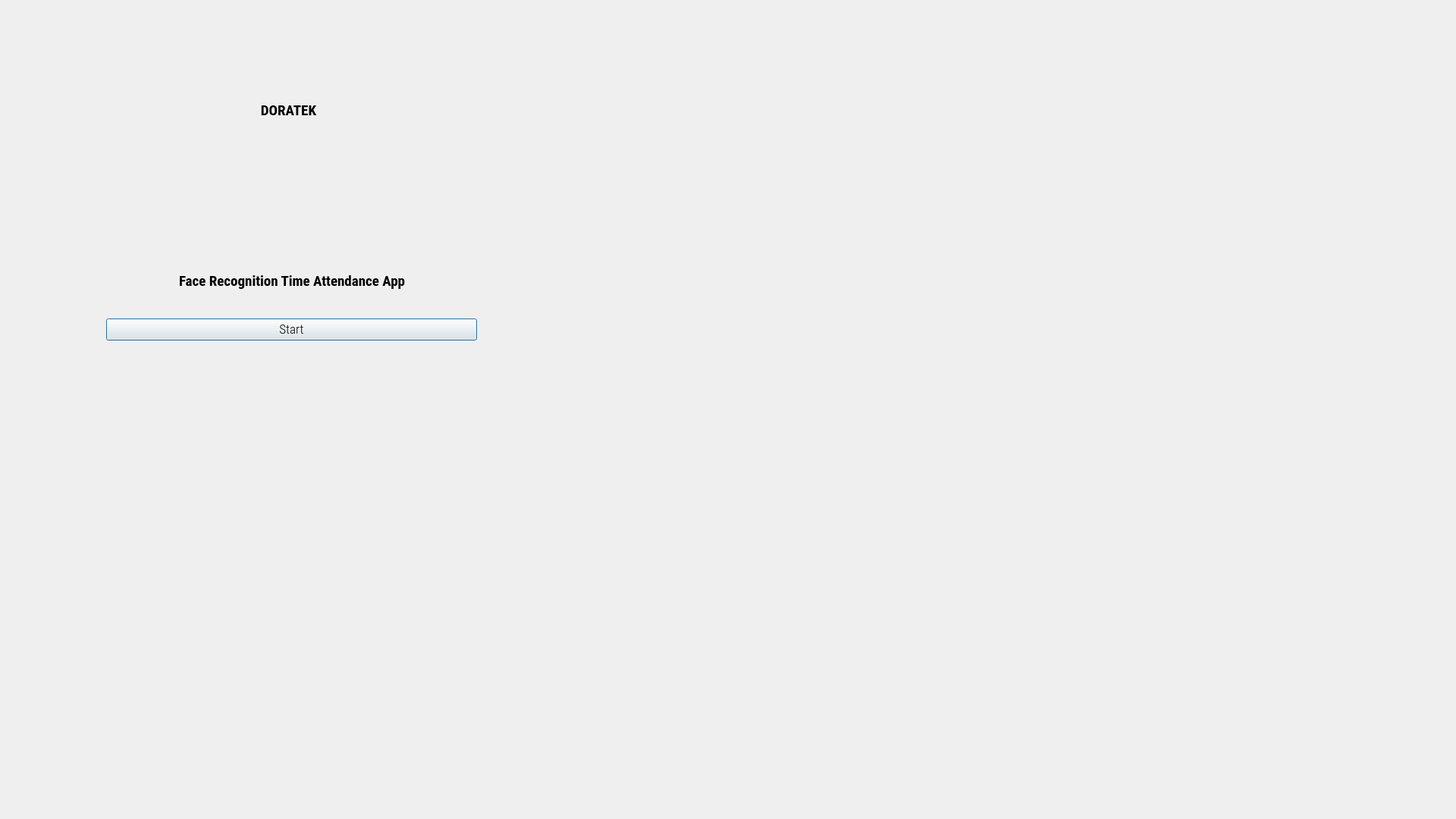
<?xml version="1.0" encoding="UTF-8"?>
<ui version="4.0">
 <class>Dialog</class>
 <widget class="QDialog" name="Dialog">
  <property name="geometry">
   <rect>
    <x>0</x>
    <y>0</y>
    <width>1920</width>
    <height>1080</height>
   </rect>
  </property>
  <property name="minimumSize">
   <size>
    <width>1920</width>
    <height>1080</height>
   </size>
  </property>
  <property name="maximumSize">
   <size>
    <width>1920</width>
    <height>1080</height>
   </size>
  </property>
  <property name="windowTitle">
   <string>Face Recognition Time Attendance App</string>
  </property>
  <property name="windowIcon">
   <iconset resource="resource.qrc">
    <normaloff>:/icon/icon.png</normaloff>:/icon/icon.png</iconset>
  </property>
  <widget class="QWidget" name="verticalLayoutWidget">
   <property name="geometry">
    <rect>
     <x>140</x>
     <y>330</y>
     <width>491</width>
     <height>80</height>
    </rect>
   </property>
   <layout class="QVBoxLayout" name="verticalLayout">
    <item>
     <layout class="QHBoxLayout" name="horizontalLayout">
      <item alignment="Qt::AlignHCenter">
       <widget class="QLabel" name="filelabel">
        <property name="font">
         <font>
          <family>Roboto Condensed</family>
          <pointsize>14</pointsize>
          <bold>true</bold>
         </font>
        </property>
        <property name="text">
         <string>Face Recognition Time Attendance App</string>
        </property>
       </widget>
      </item>
     </layout>
    </item>
   </layout>
  </widget>
  <widget class="QLabel" name="filelabel_2">
   <property name="geometry">
    <rect>
     <x>130</x>
     <y>50</y>
     <width>501</width>
     <height>191</height>
    </rect>
   </property>
   <property name="font">
    <font>
     <family>Roboto Condensed</family>
     <pointsize>14</pointsize>
     <bold>true</bold>
    </font>
   </property>
   <property name="text">
    <string>DORATEK</string>
   </property>
   <property name="alignment">
    <set>Qt::AlignCenter</set>
   </property>
  </widget>
  <widget class="QPushButton" name="runButton">
   <property name="geometry">
    <rect>
     <x>140</x>
     <y>420</y>
     <width>489</width>
     <height>29</height>
    </rect>
   </property>
   <property name="font">
    <font>
     <family>Roboto Condensed Light</family>
     <pointsize>13</pointsize>
    </font>
   </property>
   <property name="layoutDirection">
    <enum>Qt::LeftToRight</enum>
   </property>
   <property name="text">
    <string>Start</string>
   </property>
  </widget>
 </widget>
 <resources>
  <include location="resource.qrc"/>
 </resources>
 <connections/>
</ui>
